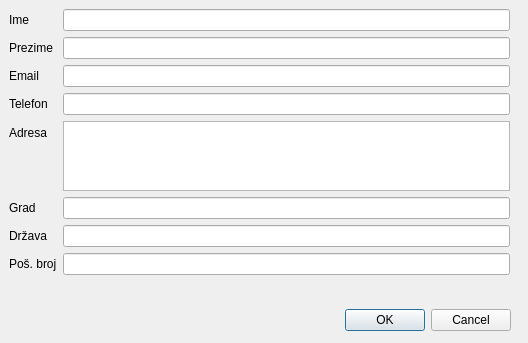
<?xml version="1.0" encoding="UTF-8"?>
<ui version="4.0">
 <class>ContactStoreForm</class>
 <widget class="QDialog" name="ContactStoreForm">
  <property name="geometry">
   <rect>
    <x>0</x>
    <y>0</y>
    <width>528</width>
    <height>343</height>
   </rect>
  </property>
  <property name="sizePolicy">
   <sizepolicy hsizetype="Fixed" vsizetype="Fixed">
    <horstretch>1</horstretch>
    <verstretch>1</verstretch>
   </sizepolicy>
  </property>
  <property name="maximumSize">
   <size>
    <width>528</width>
    <height>343</height>
   </size>
  </property>
  <property name="windowTitle">
   <string>Dialog</string>
  </property>
  <widget class="QDialogButtonBox" name="buttonBox">
   <property name="geometry">
    <rect>
     <x>20</x>
     <y>300</y>
     <width>491</width>
     <height>41</height>
    </rect>
   </property>
   <property name="orientation">
    <enum>Qt::Horizontal</enum>
   </property>
   <property name="standardButtons">
    <set>QDialogButtonBox::Cancel|QDialogButtonBox::Ok</set>
   </property>
  </widget>
  <widget class="QWidget" name="formLayoutWidget">
   <property name="geometry">
    <rect>
     <x>9</x>
     <y>9</y>
     <width>501</width>
     <height>281</height>
    </rect>
   </property>
   <layout class="QFormLayout" name="formLayout">
    <item row="0" column="0">
     <widget class="QLabel" name="label">
      <property name="text">
       <string>Ime</string>
      </property>
     </widget>
    </item>
    <item row="0" column="1">
     <widget class="QLineEdit" name="lineEdit_ime"/>
    </item>
    <item row="1" column="0">
     <widget class="QLabel" name="label_2">
      <property name="text">
       <string>Prezime</string>
      </property>
     </widget>
    </item>
    <item row="1" column="1">
     <widget class="QLineEdit" name="lineEdit_prezime"/>
    </item>
    <item row="2" column="0">
     <widget class="QLabel" name="label_3">
      <property name="text">
       <string>Email</string>
      </property>
     </widget>
    </item>
    <item row="2" column="1">
     <widget class="QLineEdit" name="lineEdit_email"/>
    </item>
    <item row="3" column="0">
     <widget class="QLabel" name="label_4">
      <property name="text">
       <string>Telefon</string>
      </property>
     </widget>
    </item>
    <item row="3" column="1">
     <widget class="QLineEdit" name="lineEdit_telefon"/>
    </item>
    <item row="4" column="0">
     <widget class="QLabel" name="label_5">
      <property name="text">
       <string>Adresa</string>
      </property>
     </widget>
    </item>
    <item row="4" column="1">
     <widget class="QTextEdit" name="textEdit_adresa">
      <property name="sizePolicy">
       <sizepolicy hsizetype="Expanding" vsizetype="Maximum">
        <horstretch>0</horstretch>
        <verstretch>0</verstretch>
       </sizepolicy>
      </property>
      <property name="maximumSize">
       <size>
        <width>16777215</width>
        <height>70</height>
       </size>
      </property>
     </widget>
    </item>
    <item row="5" column="0">
     <widget class="QLabel" name="label_6">
      <property name="text">
       <string>Grad</string>
      </property>
     </widget>
    </item>
    <item row="5" column="1">
     <widget class="QLineEdit" name="lineEdit_grad"/>
    </item>
    <item row="6" column="1">
     <widget class="QLineEdit" name="lineEdit_drzava"/>
    </item>
    <item row="6" column="0">
     <widget class="QLabel" name="label_7">
      <property name="text">
       <string>Država</string>
      </property>
     </widget>
    </item>
    <item row="7" column="0">
     <widget class="QLabel" name="label_8">
      <property name="text">
       <string>Poš. broj</string>
      </property>
     </widget>
    </item>
    <item row="7" column="1">
     <widget class="QLineEdit" name="lineEdit_postBroj"/>
    </item>
   </layout>
  </widget>
 </widget>
 <resources/>
 <connections/>
</ui>
